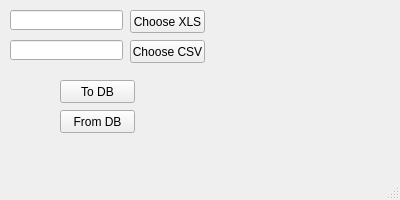
<?xml version="1.0" encoding="UTF-8"?>
<ui version="4.0">
 <class>MainWindow</class>
 <widget class="QMainWindow" name="MainWindow">
  <property name="geometry">
   <rect>
    <x>0</x>
    <y>0</y>
    <width>400</width>
    <height>200</height>
   </rect>
  </property>
  <property name="windowTitle">
   <string>MainWindow</string>
  </property>
  <widget class="QWidget" name="centralwidget">
   <widget class="QPushButton" name="choose_xls">
    <property name="geometry">
     <rect>
      <x>130</x>
      <y>10</y>
      <width>75</width>
      <height>23</height>
     </rect>
    </property>
    <property name="text">
     <string>Choose XLS</string>
    </property>
   </widget>
   <widget class="QPushButton" name="choose_csv">
    <property name="geometry">
     <rect>
      <x>130</x>
      <y>40</y>
      <width>75</width>
      <height>23</height>
     </rect>
    </property>
    <property name="text">
     <string>Choose CSV</string>
    </property>
   </widget>
   <widget class="QLineEdit" name="xls_path">
    <property name="geometry">
     <rect>
      <x>10</x>
      <y>10</y>
      <width>113</width>
      <height>20</height>
     </rect>
    </property>
   </widget>
   <widget class="QLineEdit" name="csv_path">
    <property name="geometry">
     <rect>
      <x>10</x>
      <y>40</y>
      <width>113</width>
      <height>20</height>
     </rect>
    </property>
   </widget>
   <widget class="QPushButton" name="import_to_db">
    <property name="geometry">
     <rect>
      <x>60</x>
      <y>80</y>
      <width>75</width>
      <height>23</height>
     </rect>
    </property>
    <property name="text">
     <string>To DB</string>
    </property>
   </widget>
   <widget class="QPushButton" name="export_from_db">
    <property name="geometry">
     <rect>
      <x>60</x>
      <y>110</y>
      <width>75</width>
      <height>23</height>
     </rect>
    </property>
    <property name="text">
     <string>From DB</string>
    </property>
   </widget>
  </widget>
  <widget class="QStatusBar" name="statusbar"/>
 </widget>
 <resources/>
 <connections/>
</ui>
